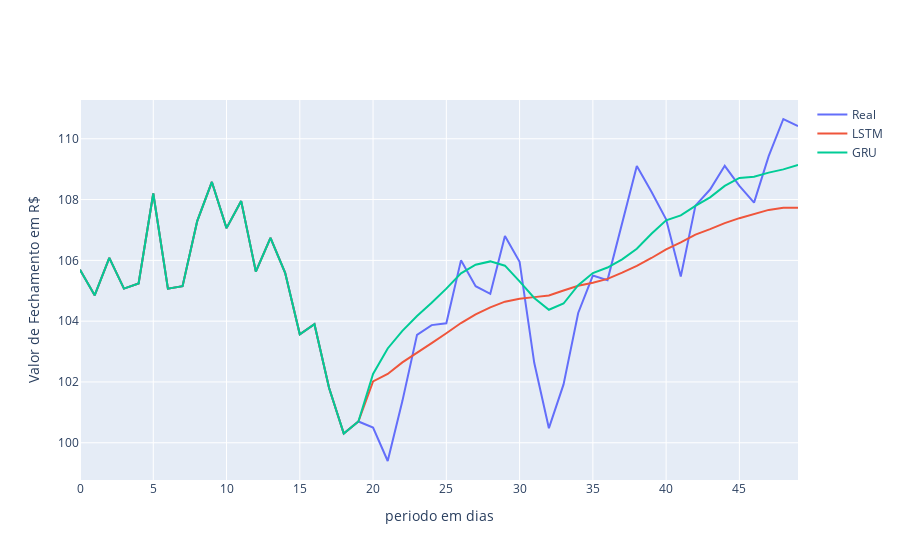

Source (notebook cell):
### Code cell
import plotly.graph_objs as go
fig = go.Figure()

fig.add_trace(go.Scatter(
   y=bova11['close'][-50:],
   name="Real")
)

fig.add_trace(go.Scatter(
   y=pred_30_lstm['close'][-50:],
   name="LSTM")
)

fig.add_trace(go.Scatter(
   y=pred_30_gru.close[-50:],
   name="GRU")
)

fig.update_layout(
   #title="Banda de Bollinger superior e inferior dos ultimos 60 dias de fechamento de 2009 a Fev 2023",
    yaxis_title="Valor de Fechamento em R$",
    xaxis_title="periodo em dias",
   #legend_title="legend",
)
fig.show()

### Figure 1 — Plotly figure (JSON) as saved in the notebook; plotly's stock layout.template omitted (floating-point values rounded to 4 significant figures)
{"data": [{"name": "Real", "type": "scatter", "y": [105.7, 104.8, 106.1, 105.1, 105.2, 108.2, 105.1, 105.2, 107.3, 108.6, 107.1, 107.9, 105.6, 106.7, 105.6, 103.6, 103.9, 101.8, 100.3, 100.7, 100.5, 99.4, 101.4, 103.6, 103.9, 103.9, 106, 105.2, 104.9, 106.8, 105.9, 102.6, 100.5, 101.9, 104.3, 105.5, 105.3, 107.2, 109.1, 108.3, 107.3, 105.5, 107.8, 108.3, 109.1, 108.4, 107.9, 109.4, 110.7, 110.4]}, {"name": "LSTM", "type": "scatter", "y": [105.7, 104.8, 106.1, 105.1, 105.2, 108.2, 105.1, 105.2, 107.3, 108.6, 107.1, 107.9, 105.6, 106.7, 105.6, 103.6, 103.9, 101.8, 100.3, 100.7, 102.0, 102.3, 102.6, 103.0, 103.3, 103.6, 103.9, 104.2, 104.5, 104.6, 104.7, 104.8, 104.8, 105.0, 105.2, 105.3, 105.4, 105.6, 105.8, 106.1, 106.4, 106.6, 106.8, 107.0, 107.2, 107.4, 107.5, 107.7, 107.7, 107.7]}, {"name": "GRU", "type": "scatter", "y": [105.7, 104.8, 106.1, 105.1, 105.2, 108.2, 105.1, 105.2, 107.3, 108.6, 107.1, 107.9, 105.6, 106.7, 105.6, 103.6, 103.9, 101.8, 100.3, 100.7, 102.3, 103.1, 103.7, 104.2, 104.6, 105.1, 105.6, 105.9, 106.0, 105.8, 105.3, 104.8, 104.4, 104.6, 105.2, 105.6, 105.8, 106.0, 106.4, 106.9, 107.3, 107.5, 107.8, 108.1, 108.4, 108.7, 108.7, 108.9, 109.0, 109.1]}], "layout": {"xaxis": {"title": {"text": "periodo em dias"}}, "yaxis": {"title": {"text": "Valor de Fechamento em R$"}}}}
